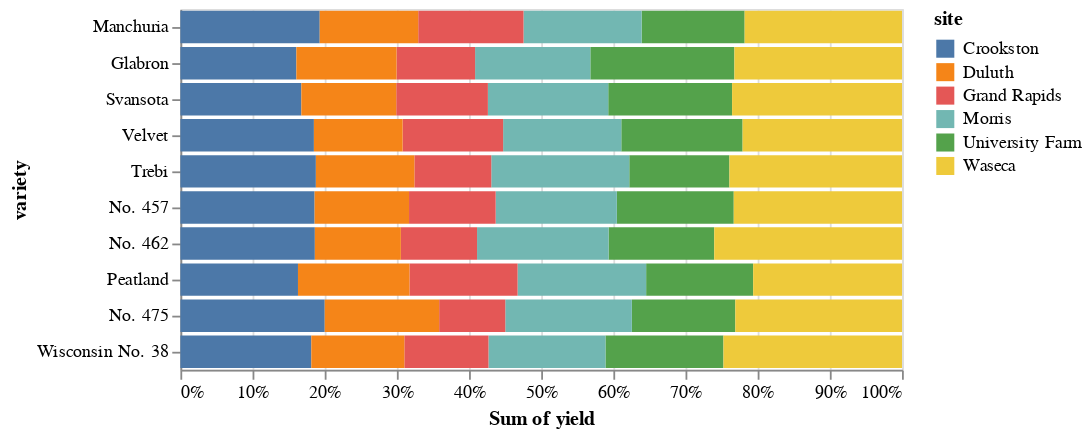

Source (notebook cell):
### Code cell
import altair as alt
from vega_datasets import data

source = data.barley()

alt.Chart(source).mark_bar().transform_calculate(
    key="datum.site == 'Crookston'"
).transform_joinaggregate(
    sort_key="argmax(key)", groupby=['variety']
).transform_calculate(
    sort_val='datum.sort_key.value'  
).encode(
    x=alt.X('sum(yield)', stack='normalize'),
    y=alt.Y('variety', sort=alt.SortField('sort_val', order='ascending')),
    color='site',
    order=alt.Order(
      # Sort the segments of the bars by this field
      'site',
      sort='ascending'
    )
)

### Figure 1 — Vega-Lite specification as saved in the notebook (floating-point values rounded to 4 significant figures)
{"config": {"view": {"continuousWidth": 400, "continuousHeight": 300}}, "data": {"name": "data-093ece8c35bb2d41094cfb6138ec810b"}, "mark": "bar", "encoding": {"color": {"type": "nominal", "field": "site"}, "order": {"type": "nominal", "field": "site", "sort": "ascending"}, "x": {"type": "quantitative", "aggregate": "sum", "field": "yield", "stack": "normalize"}, "y": {"type": "nominal", "field": "variety", "sort": {"field": "sort_val", "order": "ascending"}}}, "transform": [{"calculate": "datum.site == 'Crookston'", "as": "key"}, {"joinaggregate": [{"op": "argmax", "field": "key", "as": "sort_key"}], "groupby": ["variety"]}, {"calculate": "datum.sort_key.value", "as": "sort_val"}], "$schema": "https://vega.github.io/schema/vega-lite/v4.8.1.json", "datasets": {"data-093ece8c35bb2d41094cfb6138ec810b": [{"yield": 27.0, "variety": "Manchuria", "year": 1931, "site": "University Farm"}, {"yield": 48.87, "variety": "Manchuria", "year": 1931, "site": "Waseca"}, {"yield": 27.43, "variety": "Manchuria", "year": 1931, "site": "Morris"}, {"yield": 39.93, "variety": "Manchuria", "year": 1931, "site": "Crookston"}, {"yield": 32.97, "variety": "Manchuria", "year": 1931, "site": "Grand Rapids"}, {"yield": 28.97, "variety": "Manchuria", "year": 1931, "site": "Duluth"}, {"yield": 43.07, "variety": "Glabron", "year": 1931, "site": "University Farm"}, {"yield": 55.2, "variety": "Glabron", "year": 1931, "site": "Waseca"}, {"yield": 28.77, "variety": "Glabron", "year": 1931, "site": "Morris"}, {"yield": 38.13, "variety": "Glabron", "year": 1931, "site": "Crookston"}, {"yield": 29.13, "variety": "Glabron", "year": 1931, "site": "Grand Rapids"}, {"yield": 29.67, "variety": "Glabron", "year": 1931, "site": "Duluth"}, {"yield": 35.13, "variety": "Svansota", "year": 1931, "site": "University Farm"}, {"yield": 47.33, "variety": "Svansota", "year": 1931, "site": "Waseca"}, {"yield": 25.77, "variety": "Svansota", "year": 1931, "site": "Morris"}, {"yield": 40.47, "variety": "Svansota", "year": 1931, "site": "Crookston"}, {"yield": 29.67, "variety": "Svansota", "year": 1931, "site": "Grand Rapids"}, {"yield": 25.7, "variety": "Svansota", "year": 1931, "site": "Duluth"}, {"yield": 39.9, "variety": "Velvet", "year": 1931, "site": "University Farm"}, {"yield": 50.23, "variety": "Velvet", "year": 1931, "site": "Waseca"}, {"yield": 26.13, "variety": "Velvet", "year": 1931, "site": "Morris"}, {"yield": 41.33, "variety": "Velvet", "year": 1931, "site": "Crookston"}, {"yield": 23.03, "variety": "Velvet", "year": 1931, "site": "Grand Rapids"}, {"yield": 26.3, "variety": "Velvet", "year": 1931, "site": "Duluth"}, {"yield": 36.57, "variety": "Trebi", "year": 1931, "site": "University Farm"}, {"yield": 63.83, "variety": "Trebi", "year": 1931, "site": "Waseca"}, {"yield": 43.77, "variety": "Trebi", "year": 1931, "site": "Morris"}, {"yield": 46.93, "variety": "Trebi", "year": 1931, "site": "Crookston"}, {"yield": 29.77, "variety": "Trebi", "year": 1931, "site": "Grand Rapids"}, {"yield": 33.93, "variety": "Trebi", "year": 1931, "site": "Duluth"}, {"yield": 43.27, "variety": "No. 457", "year": 1931, "site": "University Farm"}, {"yield": 58.1, "variety": "No. 457", "year": 1931, "site": "Waseca"}, {"yield": 28.7, "variety": "No. 457", "year": 1931, "site": "Morris"}, {"yield": 45.67, "variety": "No. 457", "year": 1931, "site": "Crookston"}, {"yield": 32.17, "variety": "No. 457", "year": 1931, "site": "Grand Rapids"}, {"yield": 33.6, "variety": "No. 457", "year": 1931, "site": "Duluth"}, {"yield": 36.6, "variety": "No. 462", "year": 1931, "site": "University Farm"}, {"yield": 65.77, "variety": "No. 462", "year": 1931, "site": "Waseca"}, {"yield": 30.37, "variety": "No. 462", "year": 1931, "site": "Morris"}, {"yield": 48.57, "variety": "No. 462", "year": 1931, "site": "Crookston"}, {"yield": 24.93, "variety": "No. 462", "year": 1931, "site": "Grand Rapids"}, {"yield": 28.1, "variety": "No. 462", "year": 1931, "site": "Duluth"}, {"yield": 32.77, "variety": "Peatland", "year": 1931, "site": "University Farm"}, {"yield": 48.57, "variety": "Peatland", "year": 1931, "site": "Waseca"}, {"yield": 29.87, "variety": "Peatland", "year": 1931, "site": "Morris"}, {"yield": 41.6, "variety": "Peatland", "year": 1931, "site": "Crookston"}, {"yield": 34.7, "variety": "Peatland", "year": 1931, "site": "Grand Rapids"}, {"yield": 32.0, "variety": "Peatland", "year": 1931, "site": "Duluth"}, {"yield": 24.67, "variety": "No. 475", "year": 1931, "site": "University Farm"}, {"yield": 46.77, "variety": "No. 475", "year": 1931, "site": "Waseca"}, {"yield": 22.6, "variety": "No. 475", "year": 1931, "site": "Morris"}, {"yield": 44.1, "variety": "No. 475", "year": 1931, "site": "Crookston"}, {"yield": 19.7, "variety": "No. 475", "year": 1931, "site": "Grand Rapids"}, {"yield": 33.07, "variety": "No. 475", "year": 1931, "site": "Duluth"}, {"yield": 39.3, "variety": "Wisconsin No. 38", "year": 1931, "site": "University Farm"}, {"yield": 58.8, "variety": "Wisconsin No. 38", "year": 1931, "site": "Waseca"}, {"yield": 29.47, "variety": "Wisconsin No. 38", "year": 1931, "site": "Morris"}, {"yield": 49.87, "variety": "Wisconsin No. 38", "year": 1931, "site": "Crookston"}, {"yield": 34.47, "variety": "Wisconsin No. 38", "year": 1931, "site": "Grand Rapids"}, {"yield": 31.6, "variety": "Wisconsin No. 38", "year": 1931, "site": "Duluth"}, {"yield": 26.9, "variety": "Manchuria", "year": 1932, "site": "University Farm"}, {"yield": 33.47, "variety": "Manchuria", "year": 1932, "site": "Waseca"}, {"yield": 34.37, "variety": "Manchuria", "year": 1932, "site": "Morris"}, {"yield": 32.97, "variety": "Manchuria", "year": 1932, "site": "Crookston"}, {"yield": 22.13, "variety": "Manchuria", "year": 1932, "site": "Grand Rapids"}, {"yield": 22.57, "variety": "Manchuria", "year": 1932, "site": "Duluth"}, {"yield": 36.8, "variety": "Glabron", "year": 1932, "site": "University Farm"}, {"yield": 37.73, "variety": "Glabron", "year": 1932, "site": "Waseca"}, {"yield": 35.13, "variety": "Glabron", "year": 1932, "site": "Morris"}, {"yield": 26.17, "variety": "Glabron", "year": 1932, "site": "Crookston"}, {"yield": 14.43, "variety": "Glabron", "year": 1932, "site": "Grand Rapids"}, {"yield": 25.87, "variety": "Glabron", "year": 1932, "site": "Duluth"}, {"yield": 27.43, "variety": "Svansota", "year": 1932, "site": "University Farm"}, {"yield": 38.5, "variety": "Svansota", "year": 1932, "site": "Waseca"}, {"yield": 35.03, "variety": "Svansota", "year": 1932, "site": "Morris"}, {"yield": 20.63, "variety": "Svansota", "year": 1932, "site": "Crookston"}, {"yield": 16.63, "variety": "Svansota", "year": 1932, "site": "Grand Rapids"}, {"yield": 22.23, "variety": "Svansota", "year": 1932, "site": "Duluth"}, {"yield": 26.8, "variety": "Velvet", "year": 1932, "site": "University Farm"}, {"yield": 37.4, "variety": "Velvet", "year": 1932, "site": "Waseca"}, {"yield": 38.83, "variety": "Velvet", "year": 1932, "site": "Morris"}, {"yield": 32.07, "variety": "Velvet", "year": 1932, "site": "Crookston"}, {"yield": 32.23, "variety": "Velvet", "year": 1932, "site": "Grand Rapids"}, {"yield": 22.47, "variety": "Velvet", "year": 1932, "site": "Duluth"}, {"yield": 29.07, "variety": "Trebi", "year": 1932, "site": "University Farm"}, {"yield": 49.23, "variety": "Trebi", "year": 1932, "site": "Waseca"}, {"yield": 46.63, "variety": "Trebi", "year": 1932, "site": "Morris"}, {"yield": 41.83, "variety": "Trebi", "year": 1932, "site": "Crookston"}, {"yield": 20.63, "variety": "Trebi", "year": 1932, "site": "Grand Rapids"}, {"yield": 30.6, "variety": "Trebi", "year": 1932, "site": "Duluth"}, {"yield": 26.43, "variety": "No. 457", "year": 1932, "site": "University Farm"}, {"yield": 42.2, "variety": "No. 457", "year": 1932, "site": "Waseca"}, {"yield": 43.53, "variety": "No. 457", "year": 1932, "site": "Morris"}, {"yield": 34.33, "variety": "No. 457", "year": 1932, "site": "Crookston"}, {"yield": 19.47, "variety": "No. 457", "year": 1932, "site": "Grand Rapids"}, {"yield": 22.7, "variety": "No. 457", "year": 1932, "site": "Duluth"}, {"yield": 25.57, "variety": "No. 462", "year": 1932, "site": "University Farm"}, {"yield": 44.7, "variety": "No. 462", "year": 1932, "site": "Waseca"}, {"yield": 47.0, "variety": "No. 462", "year": 1932, "site": "Morris"}, {"yield": 30.53, "variety": "No. 462", "year": 1932, "site": "Crookston"}, {"yield": 19.9, "variety": "No. 462", "year": 1932, "site": "Grand Rapids"}, {"yield": 22.5, "variety": "No. 462", "year": 1932, "site": "Duluth"}, {"yield": 28.07, "variety": "Peatland", "year": 1932, "site": "University Farm"}, {"yield": 36.03, "variety": "Peatland", "year": 1932, "site": "Waseca"}, {"yield": 43.2, "variety": "Peatland", "year": 1932, "site": "Morris"}, {"yield": 25.23, "variety": "Peatland", "year": 1932, "site": "Crookston"}, {"yield": 26.77, "variety": "Peatland", "year": 1932, "site": "Grand Rapids"}, {"yield": 31.37, "variety": "Peatland", "year": 1932, "site": "Duluth"}, {"yield": 30.0, "variety": "No. 475", "year": 1932, "site": "University Farm"}, {"yield": 41.27, "variety": "No. 475", "year": 1932, "site": "Waseca"}, {"yield": 44.23, "variety": "No. 475", "year": 1932, "site": "Morris"}, {"yield": 32.13, "variety": "No. 475", "year": 1932, "site": "Crookston"}, {"yield": 15.23, "variety": "No. 475", "year": 1932, "site": "Grand Rapids"}, {"yield": 27.37, "variety": "No. 475", "year": 1932, "site": "Duluth"}, {"yield": 38.0, "variety": "Wisconsin No. 38", "year": 1932, "site": "University Farm"}, {"yield": 58.17, "variety": "Wisconsin No. 38", "year": 1932, "site": "Waseca"}, {"yield": 47.17, "variety": "Wisconsin No. 38", "year": 1932, "site": "Morris"}, {"yield": 35.9, "variety": "Wisconsin No. 38", "year": 1932, "site": "Crookston"}, {"yield": 20.67, "variety": "Wisconsin No. 38", "year": 1932, "site": "Grand Rapids"}, {"yield": 29.33, "variety": "Wisconsin No. 38", "year": 1932, "site": "Duluth"}]}}
